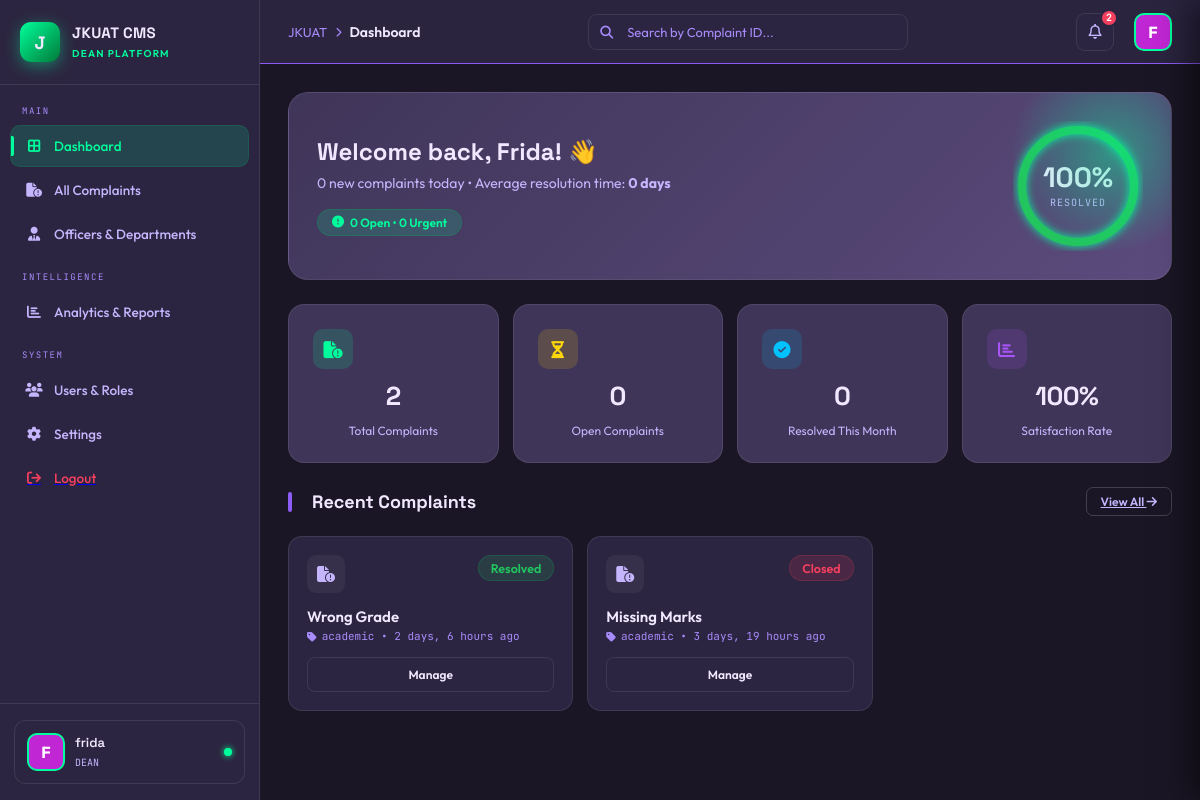
Screenshot of /accounts/dean/dashboard/ (signed in) with the database file from the repository.
### accounts/models.py (models this page shows, shortened)
class Complaint(models.Model):
    STATUS_CHOICES = [
        ('open', 'Open'),
        ('in_progress', 'In Progress'),
        ('resolved', 'Resolved'),
        ('closed', 'Closed'),
        ('escalated', 'Escalated'),
    ]
    PRIORITY_CHOICES = [
        ('low', 'Low'),
        ('medium', 'Medium'),
        ('high', 'High'),
        ('urgent', 'Urgent'),
    ]
    CATEGORY_CHOICES = [
        ('academic', 'Academic Services'),
        ('ict', 'ICT & Infrastructure'),
        ('hostel', 'Hostel & Accommodation'),
        ('finance', 'Finance & Fees'),
        ('library', 'Library Services'),
        ('health', 'Health & Wellness'),
        ('other', 'Other'),
    ]
    complaint_id = models.CharField(max_length=20, unique=True, editable=False)
    complainant = models.ForeignKey(
        User,
        on_delete=models.CASCADE,
        related_name='complaints_made'
    )
    title = models.CharField(max_length=255)
    description = models.TextField()
    category = models.CharField(max_length=50, choices=CATEGORY_CHOICES, default='other')
    department = models.ForeignKey(
        Department,
        on_delete=models.SET_NULL,
        null=True,
        blank=True,
        related_name='department_complaints'
    )
    priority = models.CharField(max_length=20, choices=PRIORITY_CHOICES, default='medium')
    status = models.CharField(max_length=20, choices=STATUS_CHOICES, default='open')
    assigned_to = models.ForeignKey(
        User,
        on_delete=models.SET_NULL,
        null=True,
        blank=True,
        related_name='assigned_complaints'
    )
    date_submitted = models.DateTimeField(auto_now_add=True)
    date_updated = models.DateTimeField(auto_now=True)
    date_resolved = models.DateTimeField(null=True, blank=True)
    resolution_time_days = models.FloatField(null=True, blank=True, editable=False)

### accounts/views.py (the view)
# urls.py: path('dean/dashboard/', views.dean_dashboard, name='dean_dashboard'),
@login_required
def dean_dashboard(request):
    today = timezone.now().date()
    total_complaints = Complaint.objects.count()
    open_complaints = Complaint.objects.filter(
        status__in=['open', 'in_progress', 'escalated']
    ).count()
    urgent_complaints = Complaint.objects.filter(
        status__in=['open', 'in_progress', 'escalated'],
        priority__in=['high', 'urgent']
    ).count()
    today_complaints = Complaint.objects.filter(
        date_submitted__date=today
    ).count()
    resolved_complaints = Complaint.objects.filter(status__in=['resolved', 'closed']).count()
    resolution_percentage = 0
    if total_complaints > 0:
        resolution_percentage = round((resolved_complaints / total_complaints) * 100)
    avg_resolution = Complaint.objects.filter(
        status__in=['resolved', 'closed'],
        resolution_time_days__isnull=False
    ).aggregate(
        avg=Avg('resolution_time_days')
    )['avg']
    avg_resolution_days = round(avg_resolution, 1) if avg_resolution else 0.0
    recent_complaints = Complaint.objects.select_related('complainant', 'department')\
                        .order_by('-date_submitted')[:10]
    context = {
        'total_complaints': total_complaints,
        'open_complaints': open_complaints,
        'urgent_complaints': urgent_complaints,
        'today_complaints': today_complaints,
        'avg_resolution': avg_resolution_days,
        'resolution_percentage': resolution_percentage,
        'resolved_complaints': resolved_complaints,
        'recent_complaints': recent_complaints,
        'satisfaction_rate': resolution_percentage,
    }
    return render(request, 'accounts/dean_dashboard.html', context)

### accounts/context_processors.py (called while the page is built)
def notifications(request):
    if request.user.is_authenticated:
        unread_notifications = Notification.objects.filter(recipient=request.user, is_read=False).order_by('-created_at')
        all_notifications = Notification.objects.filter(recipient=request.user).order_by('-created_at')[:20] # Last 20 notifications
        return {
            'unread_notifications_count': unread_notifications.count(),
            'notifications_list': all_notifications
        }
    return {
        'unread_notifications_count': 0,
        'notifications_list': []
    }

### accounts/templates/accounts/dean_dashboard.html (shortened to what this page needs)
{% extends "accounts/base.html" %}
{% block breadcrumb %}Dashboard{% endblock %}
{% block content %}
<div class="page-wrap active" id="page-dashboard">
    <div class="welcome-banner">
        <div>
            <div class="wb-title">
                Welcome back, {{ request.user.get_full_name|default:request.user.username }}! 👋
            </div>
            <div class="wb-sub">
                {{ today_complaints|default:0 }} new complaints today •
                Average resolution time: <strong>{{ avg_resolution|default:0 }} days</strong>
            </div>
            <div class="wb-pill">
                <i class="fa-solid fa-circle-exclamation"></i>
                {{ open_complaints|default:0 }} Open • {{ urgent_complaints|default:0 }} Urgent
            </div>
        </div>
        <div class="progress-ring-wrap">
            <svg class="pr-svg" width="130" height="130" viewBox="0 0 130 130">
                <circle class="pr-bg" cx="65" cy="65" r="56" stroke-width="8" fill="none"/>
                <circle class="pr-circle"
                        id="mainRing"
                        cx="65"
                        cy="65"
                        r="56"
                        stroke-width="8"
                        fill="none"
                        stroke-dasharray="351.86"
                        stroke-dashoffset="351.86"
                        style="stroke: {% if resolution_percentage >= 80 %}#22c55e{% elif resolution_percentage >= 60 %}#eab308{% else %}#ef4444{% endif %};
                               transition: stroke-dashoffset 1.5s ease-in-out;">
                </circle>
            </svg>
            <div class="pr-text">
                <span class="pr-pct" id="mainPct">0%</span>
                <span class="pr-lbl">Resolved</span>
            </div>
        </div>
    </div>
    <div class="stat-grid">
        <div class="stat-card">
            <div class="stat-icon" style="background:var(--green-dim);color:var(--green)">
                <i class="fa-solid fa-file-circle-exclamation"></i>
            </div>
            <div class="stat-val">{{ total_complaints|default:0 }}</div>
            <div class="stat-lbl">Total Complaints</div>
        </div>
        <div class="stat-card">
            <div class="stat-icon" style="background:var(--gold-dim);color:var(--gold)">
                <i class="fa-solid fa-hourglass-half"></i>
            </div>
            <div class="stat-val">{{ open_complaints|default:0 }}</div>
            <div class="stat-lbl">Open Complaints</div>
        </div>
        <div class="stat-card">
            <div class="stat-icon" style="background:rgba(0,194,255,0.15);color:var(--blue)">
                <i class="fa-solid fa-check-circle"></i>
            </div>
            <div class="stat-val">{{ resolved_this_month|default:0 }}</div>
            <div class="stat-lbl">Resolved This Month</div>
        </div>
        <div class="stat-card">
            <div class="stat-icon" style="background:rgba(168,85,247,0.15);color:var(--purple)">
                <i class="fa-solid fa-chart-bar"></i>
            </div>
            <div class="stat-val">{{ satisfaction_rate|default:91 }}%</div>
            <div class="stat-lbl">Satisfaction Rate</div>
        </div>
    </div>
    <div class="section-hdr">
        <div class="section-title">Recent Complaints</div>
        <a href="{% url 'accounts:dean_complaints' %}" class="btn-sm btn-outline">
            View All <i class="fa-solid fa-arrow-right"></i>
        </a>
    </div>
    <div class="clearance-grid">
        {% for complaint in recent_complaints %}
        <div class="cl-card">
            <div class="cl-top">
                <div class="cl-icon"><i class="fa-solid fa-file-circle-exclamation"></i></div>
                <span class="badge-pill
                    {% if complaint.status == 'resolved' %}pill-green
                    {% elif complaint.status == 'in_progress' %}pill-gold
                    {% else %}pill-red{% endif %}">
                    {{ complaint.get_status_display|default:complaint.status|title }}
                </span>
            </div>
            <div class="cl-name">{{ complaint.title }}</div>
            <div class="cl-time">
                <i class="fa-solid fa-tag"></i> {{ complaint.category|default:"Uncategorized" }} •
                {{ complaint.date_submitted|timesince }} ago
            </div>
            <button class="verify-btn"
                    onclick="location.href='{% url 'accounts:dean_complaints' %}'">
                Manage
            </button>
        </div>
        {% empty %}
        <div class="card" style="grid-column: 1 / -1; text-align:center; padding:60px 20px; color:#888;">
            <p>No recent complaints found.</p>
        </div>
        {% endfor %}
    </div>
</div>
{% endblock %}

### accounts/templates/accounts/base.html (shortened to what this page needs)
{% load static %}
<!DOCTYPE html>
<html lang="en">
<head>
    <link rel="stylesheet" href="https://cdnjs.cloudflare.com/ajax/libs/font-awesome/6.4.0/css/all.min.css">
</head>
<body>
    <div class="shell">
        <aside class="sidebar" id="sidebar">
            <div class="brand">
                <div class="brand-logo">J</div>
                <div class="brand-info">
                    <h2>JKUAT CMS</h2>
                    <span>DEAN Platform</span>
                </div>
            </div>
            <div class="nav-links">
                <div class="nav-section">MAIN</div>
                <a href="{% url 'accounts:dean_dashboard' %}" class="nav-item {% if request.resolver_match.url_name == 'dean_dashboard' %}active{% endif %}">
                    <i class="fa-solid fa-border-all"></i> Dashboard
                </a>
                <a href="{% url 'accounts:dean_complaints' %}" class="nav-item {% if request.resolver_match.url_name == 'dean_complaints' %}active{% endif %}">
                    <i class="fa-solid fa-file-circle-exclamation"></i> All Complaints
                </a>
                <a href="{% url 'accounts:dean_officers' %}" class="nav-item {% if request.resolver_match.url_name == 'dean_officers' %}active{% endif %}">
                    <i class="fa-solid fa-user-tie"></i> Officers & Departments
                </a>
                <div class="nav-section">INTELLIGENCE</div>
                <a href="{% url 'accounts:dean_analytics' %}" class="nav-item {% if request.resolver_match.url_name == 'dean_analytics' %}active{% endif %}">
                    <i class="fa-solid fa-chart-bar"></i> Analytics & Reports
                </a>
                <div class="nav-section">SYSTEM</div>
                <a href="{% url 'accounts:dean_users' %}" class="nav-item {% if request.resolver_match.url_name == 'dean_users' %}active{% endif %}">
                    <i class="fa-solid fa-users"></i> Users & Roles
                </a>
                <a href="{% url 'accounts:dean_settings' %}" class="nav-item {% if request.resolver_match.url_name == 'dean_settings' %}active{% endif %}">
                    <i class="fa-solid fa-gear"></i> Settings
                </a>
                <a href="{% url 'accounts:user_logout' %}"><div class="nav-item logout"><i class="fa-solid fa-arrow-right-from-bracket"></i> Logout</div></a>
            </div>
            <div class="sidebar-footer">
                <div class="student-card">
                    <div class="student-avatar">{{ request.user.username|first|upper }}</div>
                    <div class="student-info">
                        <h4>{{ request.user.username|default:"Dr. Jane Mwangi" }}</h4>
                        <span>DEAN</span>
                    </div>
                    <div class="online-dot"></div>
                </div>
            </div>
        </aside>
        <main class="main">
            <header class="topbar">
                <div class="topbar-left">
                    <div class="page-breadcrumb">
                        <span>JKUAT</span>
                        <i class="fa-solid fa-chevron-right" style="font-size:10px;color:var(--txt3)"></i>
                        <strong>{% block breadcrumb %}Dashboard{% endblock %}</strong>
                    </div>
                </div>
                <form action="{% url 'accounts:global_search' %}" method="GET" class="search-wrap">
                    <i class="fa-solid fa-magnifying-glass"></i>
                    <input type="text" name="q" placeholder="Search by Complaint ID..." id="globalSearch">
                </form>
                <div class="topbar-right">
                    <div class="icon-btn" onclick="toggleNotif()">
                        <i class="fa-regular fa-bell"></i>
                        {% if unread_notifications_count > 0 %}
                        <span class="notif-dot">{{ unread_notifications_count }}</span>
                        {% endif %}
                    </div>
                    <div class="avatar-btn" onclick="location.href='#'">{{ request.user.username|first|upper }}</div>
                </div>
            </header>
            {% block content %}{% endblock %}
        </main>
    </div>
</body>
</html>

### rows the page displays
Complaint: status "Resolved", title "Wrong Grade", category "academic", date_submitted "2 days, 6 hours"
Complaint: status "Closed", title "Missing Marks", category "academic", date_submitted "3 days, 19 hours"

### other values shown
{{ request.user.username|first|upper }} "F"
{{ request.user.username|default:"Dr. Jane Mwangi" }} "frida"
{{ unread_notifications_count }} "2"
{{ request.user.get_full_name|default:request.user.username }} "Frida"
{{ today_complaints|default:0 }} "0"
{{ avg_resolution|default:0 }} "0"
{{ open_complaints|default:0 }} "0"
{{ urgent_complaints|default:0 }} "0"
{{ total_complaints|default:0 }} "2"
{{ resolved_this_month|default:0 }} "0"
{{ satisfaction_rate|default:91 }} "100"
